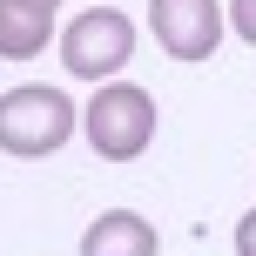
#> input picture ai-backend/cnn_dataset_final/train/normal/aug_flip_yc_val_2355fad1.jpg, 128 x 128 px (shown 2 times larger); its folder holds only this picture in this run
$ python crop_quality_audit.py   (older library calls are emulated)
#> lines starting #> are read from the running program, lines starting #| are printed output that depends on the picture; after the words box and inside, x2 and y2 are one past the last pixel; in counts of white or black regions, pixels touching at a corner belong together
"""
LabMind AI — Crop Quality Audit
=================================
Automatically inspects every crop in training and validation data,
flagging quality issues: blur, multi-cell, border cuts, artifacts,
wrong sizes.

Usage:
    python crop_quality_audit.py

Output:
    - crop_quality_audit_report.json   (detailed per-file results)
    - crop_quality_audit_grid.png      (visual example grid)
    - Console summary table

SAFETY:
    - READ-ONLY — does NOT modify or delete any existing files
    - Handles missing directories and corrupted images gracefully
"""

import json
import os
import sys
import traceback
from datetime import datetime, timezone
from pathlib import Path

try:
    import cv2
    import numpy as np
except ImportError:
    print("[ERROR] OpenCV + NumPy required. Install with: pip install opencv-python-headless numpy")
    sys.exit(1)

# ── Paths ────────────────────────────────────────────────────────
BASE = Path(__file__).resolve().parent

SCAN_DIRS = [
    ("dataset_v1_2class/train/normal",     BASE / "dataset_v1_2class" / "train" / "normal",     "normal"),
    ("dataset_v1_2class/train/sickle",     BASE / "dataset_v1_2class" / "train" / "sickle",     "sickle"),
    ("dataset_v1_2class/val/normal",       BASE / "dataset_v1_2class" / "val" / "normal",       "normal"),
    ("dataset_v1_2class/val/sickle",       BASE / "dataset_v1_2class" / "val" / "sickle",       "sickle"),
    ("dataset_robust/processed/normal",    BASE / "dataset_robust" / "processed" / "normal",    "normal"),
    ("dataset_robust/processed/sickle",    BASE / "dataset_robust" / "processed" / "sickle",    "sickle"),
    ("validation_cells/normal",            BASE / "validation_cells" / "normal",                "normal"),
    ("validation_cells/sickle",            BASE / "validation_cells" / "sickle",                "sickle"),
]

IMAGE_EXTENSIONS = {".jpg", ".jpeg", ".png", ".bmp", ".tif", ".tiff", ".webp"}

# ── Thresholds (recording raw values so they can be adjusted later) ──
BLUR_THRESHOLD = 50.0            # Laplacian variance below this = blurry
CONTOUR_AREA_PCT = 0.05          # Contour must be > 5% of image area to count
BORDER_MARGIN_PX = 3             # Contour within this many px of edge = border cut
FOREGROUND_MIN_PCT = 10.0        # < 10% foreground = too empty
FOREGROUND_MAX_PCT = 90.0        # > 90% foreground = too full
ACCEPTED_SIZES = [(128, 128), (64, 64)]  # Valid crop dimensions


def is_image(p: Path) -> bool:
    return p.is_file() and p.suffix.lower() in IMAGE_EXTENSIONS


# ═══════════════════════════════════════════════════════════════
#  Quality Checks
# ═══════════════════════════════════════════════════════════════

def check_blur(gray: np.ndarray) -> dict:
    """A) Laplacian variance blur detection."""
    lap_var = float(cv2.Laplacian(gray, cv2.CV_64F).var())
    return {
        "laplacian_variance": round(lap_var, 2),
        "is_blurry": lap_var < BLUR_THRESHOLD,
    }


def check_multi_cell(gray: np.ndarray, img_area: int) -> dict:
    """B) Multi-cell detection via Otsu + contour counting."""
    _, thresh = cv2.threshold(gray, 0, 255, cv2.THRESH_BINARY_INV + cv2.THRESH_OTSU)
    contours, _ = cv2.findContours(thresh, cv2.RETR_EXTERNAL, cv2.CHAIN_APPROX_SIMPLE)

    min_contour_area = img_area * CONTOUR_AREA_PCT
    significant = [c for c in contours if cv2.contourArea(c) > min_contour_area]

    return {
        "total_contours": len(contours),
        "significant_contours": len(significant),
        "is_multi_cell": len(significant) > 1,
    }


def check_border_cut(gray: np.ndarray, img_h: int, img_w: int) -> dict:
    """C) Border cut detection — check if foreground touches image edges."""
    _, thresh = cv2.threshold(gray, 0, 255, cv2.THRESH_BINARY_INV + cv2.THRESH_OTSU)
    contours, _ = cv2.findContours(thresh, cv2.RETR_EXTERNAL, cv2.CHAIN_APPROX_SIMPLE)

    min_area = img_h * img_w * CONTOUR_AREA_PCT
    borders_touched = set()

    for cnt in contours:
        if cv2.contourArea(cnt) < min_area:
            continue
        for pt in cnt:
            x, y = pt[0]
            if x <= BORDER_MARGIN_PX:
                borders_touched.add("left")
            if x >= img_w - 1 - BORDER_MARGIN_PX:
                borders_touched.add("right")
            if y <= BORDER_MARGIN_PX:
                borders_touched.add("top")
            if y >= img_h - 1 - BORDER_MARGIN_PX:
                borders_touched.add("bottom")

    return {
        "borders_touched": sorted(borders_touched),
        "is_border_cut": len(borders_touched) > 0,
    }


def check_foreground(gray: np.ndarray) -> dict:
    """D) Empty/artifact detection via foreground percentage."""
    _, thresh = cv2.threshold(gray, 0, 255, cv2.THRESH_BINARY_INV + cv2.THRESH_OTSU)
    total_px = gray.shape[0] * gray.shape[1]
    fg_px = int(np.count_nonzero(thresh))
    fg_pct = (fg_px / total_px) * 100.0

    return {
        "foreground_pixels": fg_px,
        "total_pixels": total_px,
        "foreground_pct": round(fg_pct, 2),
        "is_too_empty": fg_pct < FOREGROUND_MIN_PCT,
        "is_too_full": fg_pct > FOREGROUND_MAX_PCT,
    }


def check_size(img_w: int, img_h: int) -> dict:
    """E) Size validation."""
    is_accepted = (img_w, img_h) in ACCEPTED_SIZES
    return {
        "width": img_w,
        "height": img_h,
        "is_wrong_size": not is_accepted,
    }


# ═══════════════════════════════════════════════════════════════
#  Per-Image Audit
# ═══════════════════════════════════════════════════════════════

def audit_single_image(img_path: Path) -> dict:
    """Run all quality checks on a single image. Returns results dict."""
    result = {
        "filename": img_path.name,
        "path": str(img_path),
        "file_size_bytes": img_path.stat().st_size,
    }

    img = cv2.imread(str(img_path))
    if img is None:
        result["error"] = "cv2.imread returned None (corrupted or unreadable)"
        result["verdict"] = "ERROR"
        result["flags"] = ["UNREADABLE"]
        return result

    h, w = img.shape[:2]
    gray = cv2.cvtColor(img, cv2.COLOR_BGR2GRAY)
    img_area = h * w

    # Run all checks
    blur = check_blur(gray)
    multi = check_multi_cell(gray, img_area)
    border = check_border_cut(gray, h, w)
    foreground = check_foreground(gray)
    size = check_size(w, h)

    # Collect flags
    flags = []
    if blur["is_blurry"]:
        flags.append("BLURRY")
    if multi["is_multi_cell"]:
        flags.append("MULTI_CELL")
    if border["is_border_cut"]:
        flags.append("BORDER_CUT")
    if foreground["is_too_empty"]:
        flags.append("TOO_EMPTY")
    if foreground["is_too_full"]:
        flags.append("TOO_FULL")
    if size["is_wrong_size"]:
        flags.append("WRONG_SIZE")

    # Verdict
    if len(flags) == 0:
        verdict = "GOOD"
    elif len(flags) == 1:
        verdict = "QUESTIONABLE"
    else:
        verdict = "BAD"

    result.update({
        "dimensions": f"{w}x{h}",
        "blur": blur,
        "multi_cell": multi,
        "border_cut": border,
        "foreground": foreground,
        "size_check": size,
        "flags": flags,
        "flag_count": len(flags),
        "verdict": verdict,
    })

    return result


# ═══════════════════════════════════════════════════════════════
#  Directory Scanner
# ═══════════════════════════════════════════════════════════════

def scan_directory(label: str, dir_path: Path, expected_class: str) -> dict:
    """Audit all images in a directory."""
    dir_report = {
        "label": label,
        "path": str(dir_path),
        "expected_class": expected_class,
        "exists": dir_path.exists(),
        "files": [],
        "summary": {},
    }

    if not dir_path.exists():
        print(f"  ⚠ MISSING: {label}")
        dir_report["summary"] = {
            "total": 0, "good": 0, "questionable": 0, "bad": 0, "errors": 0,
            "blurry": 0, "multi_cell": 0, "border_cut": 0,
            "too_empty": 0, "too_full": 0, "wrong_size": 0,
        }
        return dir_report

    images = sorted([f for f in dir_path.iterdir() if is_image(f)])
    total = len(images)

    counts = {
        "total": total, "good": 0, "questionable": 0, "bad": 0, "errors": 0,
        "blurry": 0, "multi_cell": 0, "border_cut": 0,
        "too_empty": 0, "too_full": 0, "wrong_size": 0,
    }

    for i, img_path in enumerate(images):
        try:
            result = audit_single_image(img_path)
            result["expected_class"] = expected_class
        except Exception as e:
            result = {
                "filename": img_path.name,
                "path": str(img_path),
                "error": str(e),
                "traceback": traceback.format_exc(),
                "verdict": "ERROR",
                "flags": ["PROCESSING_ERROR"],
                "expected_class": expected_class,
            }

        # Update counts
        v = result.get("verdict", "ERROR")
        if v == "GOOD":
            counts["good"] += 1
        elif v == "QUESTIONABLE":
            counts["questionable"] += 1
        elif v == "BAD":
            counts["bad"] += 1
        else:
            counts["errors"] += 1

        for flag in result.get("flags", []):
            flag_lower = flag.lower()
            if flag_lower in counts:
                counts[flag_lower] += 1

        dir_report["files"].append(result)

        # Progress indicator every 100 images
        if (i + 1) % 100 == 0 or (i + 1) == total:
            print(f"    [{i+1}/{total}] processed", end="\r")

    if total > 0:
        print()  # newline after progress

    dir_report["summary"] = counts
    return dir_report


# ═══════════════════════════════════════════════════════════════
#  Visual Grid
# ═══════════════════════════════════════════════════════════════

def build_visual_grid(all_results: list[dict], output_path: Path):
    """Create a 4-row visual grid showing example crops by verdict."""
    CELL_SIZE = 128
    COLS = 5
    ROWS = 4
    LABEL_H = 24
    ROW_H = CELL_SIZE + LABEL_H
    PAD = 4

    grid_w = COLS * (CELL_SIZE + PAD) + PAD
    grid_h = ROWS * (ROW_H + PAD) + PAD + 30  # +30 for row titles
    grid_total_h = 30 + ROWS * (ROW_H + 30 + PAD)  # extra spacing for titles

    # Collect examples
    good_normal = [r for r in all_results if r.get("verdict") == "GOOD" and r.get("expected_class") == "normal"]
    good_sickle = [r for r in all_results if r.get("verdict") == "GOOD" and r.get("expected_class") == "sickle"]
    bad_all = [r for r in all_results if r.get("verdict") == "BAD"]
    questionable_all = [r for r in all_results if r.get("verdict") == "QUESTIONABLE"]

    rows_data = [
        ("GOOD Normal", good_normal[:COLS]),
        ("GOOD Sickle", good_sickle[:COLS]),
        ("BAD (2+ flags)", bad_all[:COLS]),
        ("QUESTIONABLE (1 flag)", questionable_all[:COLS]),
    ]

    # Calculate total height
    total_h = PAD
    for _ in rows_data:
        total_h += 22 + PAD + ROW_H + PAD  # title + gap + cell row + gap

    canvas = np.ones((total_h, grid_w, 3), dtype=np.uint8) * 40  # dark gray bg

    y_cursor = PAD
    for row_title, row_items in rows_data:
        # Row title
        cv2.putText(canvas, row_title, (PAD + 4, y_cursor + 16),
                    cv2.FONT_HERSHEY_SIMPLEX, 0.55, (220, 220, 220), 1, cv2.LINE_AA)
        y_cursor += 22 + PAD

        for col_idx in range(COLS):
            x_offset = PAD + col_idx * (CELL_SIZE + PAD)

            if col_idx < len(row_items):
                item = row_items[col_idx]
                img_path = item.get("path", "")
                img = cv2.imread(img_path)

                if img is not None:
                    # Resize to CELL_SIZE x CELL_SIZE
                    cell_img = cv2.resize(img, (CELL_SIZE, CELL_SIZE), interpolation=cv2.INTER_AREA)
                    canvas[y_cursor:y_cursor + CELL_SIZE, x_offset:x_offset + CELL_SIZE] = cell_img
                else:
                    # Red X for unreadable
                    cv2.line(canvas, (x_offset, y_cursor), (x_offset + CELL_SIZE, y_cursor + CELL_SIZE), (0, 0, 200), 2)
                    cv2.line(canvas, (x_offset + CELL_SIZE, y_cursor), (x_offset, y_cursor + CELL_SIZE), (0, 0, 200), 2)

                # Label below image
                flags = item.get("flags", [])
                if flags:
                    label_text = ", ".join(flags)
                    # Truncate if too long
                    if len(label_text) > 20:
                        label_text = label_text[:18] + ".."
                    # Color: red for BAD, yellow for QUESTIONABLE
                    label_color = (0, 0, 255) if item.get("verdict") == "BAD" else (0, 200, 255)
                else:
                    label_text = item.get("filename", "")[:18]
                    label_color = (0, 255, 0)

                cv2.putText(canvas,
                            label_text,
                            (x_offset + 2, y_cursor + CELL_SIZE + 16),
                            cv2.FONT_HERSHEY_SIMPLEX, 0.32, label_color, 1, cv2.LINE_AA)
            else:
                # Empty slot
                cv2.rectangle(canvas,
                              (x_offset, y_cursor),
                              (x_offset + CELL_SIZE, y_cursor + CELL_SIZE),
                              (80, 80, 80), 1)
                cv2.putText(canvas, "N/A",
                            (x_offset + 48, y_cursor + 68),
                            cv2.FONT_HERSHEY_SIMPLEX, 0.5, (100, 100, 100), 1)

        y_cursor += ROW_H + PAD

    cv2.imwrite(str(output_path), canvas, [cv2.IMWRITE_PNG_COMPRESSION, 9])
    print(f"\n  ✓ Visual grid saved to: {output_path}")


# ═══════════════════════════════════════════════════════════════
#  Summary Printer
# ═══════════════════════════════════════════════════════════════

def print_summary_table(dir_reports: list[dict]):
    """Print a formatted summary table."""
    print("\n" + "=" * 120)
    print("  CROP QUALITY AUDIT — SUMMARY TABLE")
    print("=" * 120)

    header = (
        f"  {'Directory':<40s}"
        f"{'Total':>6s}"
        f"{'Good':>7s}"
        f"{'Quest':>7s}"
        f"{'Bad':>6s}"
        f"{'Blurry':>8s}"
        f"{'Multi':>7s}"
        f"{'Border':>8s}"
        f"{'Empty':>7s}"
        f"{'Full':>6s}"
        f"{'WrSize':>8s}"
    )
    print(header)
    print("  " + "─" * 116)

    totals = {
        "total": 0, "good": 0, "questionable": 0, "bad": 0,
        "blurry": 0, "multi_cell": 0, "border_cut": 0,
        "too_empty": 0, "too_full": 0, "wrong_size": 0,
    }

    for dr in dir_reports:
        s = dr["summary"]
        if s["total"] == 0 and not dr["exists"]:
            print(f"  {dr['label']:<40s}   ── MISSING ──")
            continue

        row = (
            f"  {dr['label']:<40s}"
            f"{s['total']:>6d}"
            f"{s['good']:>7d}"
            f"{s['questionable']:>7d}"
            f"{s['bad']:>6d}"
            f"{s['blurry']:>8d}"
            f"{s['multi_cell']:>7d}"
            f"{s['border_cut']:>8d}"
            f"{s['too_empty']:>7d}"
            f"{s['too_full']:>6d}"
            f"{s['wrong_size']:>8d}"
        )
        print(row)

        for k in totals:
            totals[k] += s.get(k, 0)

    print("  " + "─" * 116)
    total_row = (
        f"  {'TOTAL':<40s}"
        f"{totals['total']:>6d}"
        f"{totals['good']:>7d}"
        f"{totals['questionable']:>7d}"
        f"{totals['bad']:>6d}"
        f"{totals['blurry']:>8d}"
        f"{totals['multi_cell']:>7d}"
        f"{totals['border_cut']:>8d}"
        f"{totals['too_empty']:>7d}"
        f"{totals['too_full']:>6d}"
        f"{totals['wrong_size']:>8d}"
    )
    print(total_row)
    print("=" * 120)

    # Percentages
    if totals["total"] > 0:
        t = totals["total"]
        print(f"\n  Verdict distribution:")
        print(f"    GOOD:          {totals['good']:>5d}  ({totals['good']/t*100:.1f}%)")
        print(f"    QUESTIONABLE:  {totals['questionable']:>5d}  ({totals['questionable']/t*100:.1f}%)")
        print(f"    BAD:           {totals['bad']:>5d}  ({totals['bad']/t*100:.1f}%)")

        print(f"\n  Flag frequency:")
        for flag_name, key in [("BLURRY", "blurry"), ("MULTI_CELL", "multi_cell"),
                                ("BORDER_CUT", "border_cut"), ("TOO_EMPTY", "too_empty"),
                                ("TOO_FULL", "too_full"), ("WRONG_SIZE", "wrong_size")]:
            cnt = totals[key]
            print(f"    {flag_name:<15s} {cnt:>5d}  ({cnt/t*100:.1f}%)")

    return totals


# ═══════════════════════════════════════════════════════════════
#  Main
# ═══════════════════════════════════════════════════════════════

def main():
    print("\n" + "═" * 120)
    print("  LabMind AI — Crop Quality Audit")
    print(f"  {datetime.now(timezone.utc).isoformat()}")
    print(f"  Thresholds: blur<{BLUR_THRESHOLD}, contour>{CONTOUR_AREA_PCT*100:.0f}%area, "
          f"border={BORDER_MARGIN_PX}px, fg<{FOREGROUND_MIN_PCT}%=empty, fg>{FOREGROUND_MAX_PCT}%=full")
    print("═" * 120)

    all_dir_reports = []
    all_file_results = []

    for label, dir_path, expected_class in SCAN_DIRS:
        print(f"\n  Scanning: {label}")
        dir_report = scan_directory(label, dir_path, expected_class)
#> in audit_single_image, img is the input picture: shape (128, 128, 3); mean B, G, R 235.4, 214.2, 224.1
#> in audit_single_image, `gray = cv2.cvtColor(img, cv2.COLOR_BGR2GRAY)`:
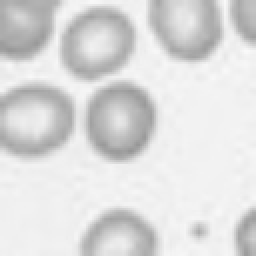
#> gray: shape (128, 128) (shown 2 times larger); min 149, max 249, mean 219.6
#> in check_blur, `lap_var = float(cv2.Laplacian(gray, cv2.CV_64F).var())`: lap_var = 18.53
#> in audit_single_image, `blur = check_blur(gray)`: blur = {'laplacian_variance': 18.53, 'is_blurry': True}
#> in check_multi_cell, `_, thresh = cv2.threshold(gray, 0, 255, cv2.THRESH_BINARY_INV + cv2.TH..`:
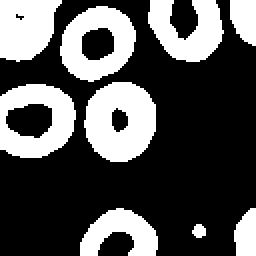
#> thresh: shape (128, 128) (shown 2 times larger); 32.7% white; 9 white regions
#> in check_multi_cell, `contours, _ = cv2.findContours(thresh, cv2.RETR_EXTERNAL, cv2.CHAIN_AP..`: contours = 9 contours; largest, box (x1, y1, x2, y2) and area: (0, 42, 38, 79) 1124, (42, 41, 78, 81) 1088, (30, 3, 68, 41) 1024, (0, 0, 31, 31) 708, (74, 0, 112, 31) 670
#> in check_multi_cell, `significant = [c for c in contours if cv2.contourArea(c) > min_contour..`: significant = 3 contours; box (x1, y1, x2, y2) and area: (0, 42, 38, 79) 1124, (42, 41, 78, 81) 1088, (30, 3, 68, 41) 1024
#> in audit_single_image, `multi = check_multi_cell(gray, img_area)`: multi = {'total_contours': 9, 'significant_contours': 3, 'is_multi_cell': True}
#> the loop in check_border_cut, `for cnt in contours:` made 9 passes
#> after the loop in check_border_cut, `for cnt in contours:`: borders_touched = 2 items
#> in audit_single_image, `border = check_border_cut(gray, h, w)`: border = {'borders_touched': ['left', 'top'], 'is_border_cut': True}
#> in check_foreground, `fg_px = int(np.count_nonzero(thresh))`: fg_px = 5357
#> in check_foreground, `fg_pct = (fg_px / total_px) * 100.0`: fg_pct = 32.7
#> in audit_single_image, `foreground = check_foreground(gray)`: foreground = {'foreground_pixels': 5357, 'total_pixels': 16384, 'foreground_pct': 32.7, 'is_too_empty': False, 'is_too_full': False}
#> in scan_directory, `result = audit_single_image(img_path)`: result = 12 items
#> in scan_directory, `v = result.get("verdict", "ERROR")`: v = 'BAD'
#> the loop in scan_directory, `for flag in result.get("flags", []):` made 3 passes
#> after the loop in scan_directory, `for flag in result.get("flags", []):`: counts = 11 items
#> dir_report = 6 items
        all_dir_reports.append(dir_report)
        all_file_results.extend(dir_report["files"])

    # Print summary table
    totals = print_summary_table(all_dir_reports)
#|   Directory                                Total   Good  Quest   Bad  Blurry  Multi  Border  Empty  Full  WrSize

    # Collect BAD and QUESTIONABLE files for the report
    bad_files = [
        {"path": r["path"], "filename": r["filename"], "flags": r["flags"],
         "expected_class": r.get("expected_class", "unknown")}
        for r in all_file_results if r.get("verdict") == "BAD"
    ]
    questionable_files = [
        {"path": r["path"], "filename": r["filename"], "flags": r["flags"],
         "expected_class": r.get("expected_class", "unknown")}
        for r in all_file_results if r.get("verdict") == "QUESTIONABLE"
    ]

    print(f"\n  BAD files:          {len(bad_files)}")
    print(f"  QUESTIONABLE files: {len(questionable_files)}")

    # Show top BAD examples
    if bad_files:
        print(f"\n  ── Top BAD files (up to 10) ──")
        for bf in bad_files[:10]:
            print(f"    {bf['filename']:<45s}  flags: {', '.join(bf['flags'])}")

    # Build visual grid
    grid_path = BASE / "crop_quality_audit_grid.png"
    try:
        build_visual_grid(all_file_results, grid_path)
#> in build_visual_grid, `cv2.putText(canvas, row_title, (PAD + 4, y_cursor + 16), cv2.FONT_HERS..`:
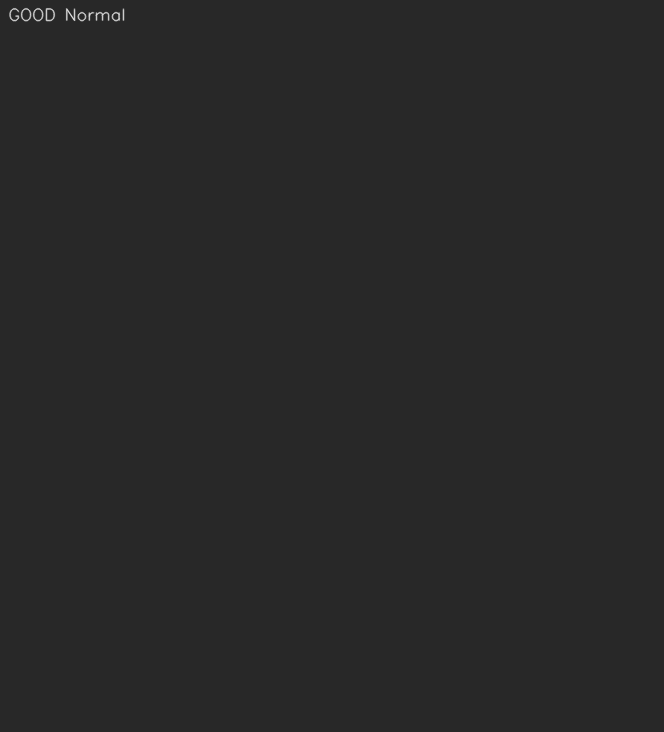
#> canvas: shape (732, 664, 3); min 40, max 217, mean 40.1
#> in build_visual_grid, `cv2.rectangle(canvas, (x_offset, y_cursor), (x_offset + CELL_SIZE, y_c..`: canvas: shape (732, 664, 3); 0.11% of pixels changed, all inside (x1, y1, x2, y2) = (4, 30, 133, 159)
#> in build_visual_grid, `cv2.putText(canvas, "N/A", (x_offset + 48, y_cursor + 68), cv2.FONT_HE..`: canvas: shape (732, 664, 3); min 40, max 217, mean 40.2
#> in build_visual_grid, `cv2.imwrite(str(output_path), canvas, [cv2.IMWRITE_PNG_COMPRESSION, 9])`:
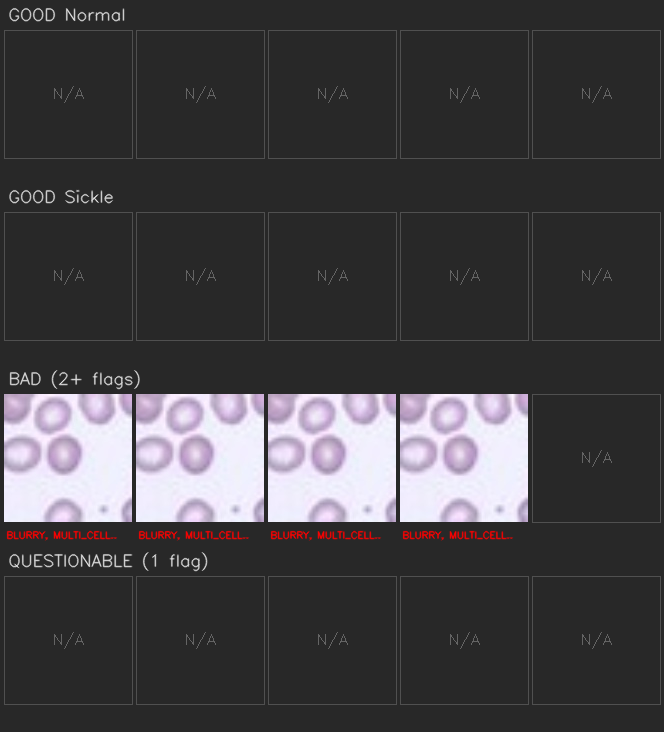
#> saved as crop_quality_audit_grid.png: shape (732, 664, 3); mean B, G, R 67.7, 64.8, 66.8
    except Exception as e:
        print(f"\n  ⚠ Could not build visual grid: {e}")

    # Save full JSON report
    full_report = {
        "generated_at": datetime.now(timezone.utc).isoformat(),
        "thresholds": {
            "blur_threshold": BLUR_THRESHOLD,
            "contour_area_pct": CONTOUR_AREA_PCT,
            "border_margin_px": BORDER_MARGIN_PX,
            "foreground_min_pct": FOREGROUND_MIN_PCT,
            "foreground_max_pct": FOREGROUND_MAX_PCT,
            "accepted_sizes": [list(s) for s in ACCEPTED_SIZES],
        },
        "directories": [
            {
                "label": dr["label"],
                "path": dr["path"],
                "exists": dr["exists"],
                "expected_class": dr["expected_class"],
                "summary": dr["summary"],
                # Include per-file details (without the raw image data)
                "files": dr["files"],
            }
            for dr in all_dir_reports
        ],
        "overall_summary": totals,
        "bad_files": bad_files,
        "questionable_files": questionable_files,
    }

    report_path = BASE / "crop_quality_audit_report.json"
    with open(report_path, "w", encoding="utf-8") as f:
        json.dump(full_report, f, indent=2, default=str)
    print(f"\n  ✓ Full report saved to: {report_path}")

    print("═" * 120 + "\n")


if __name__ == "__main__":
    main()
